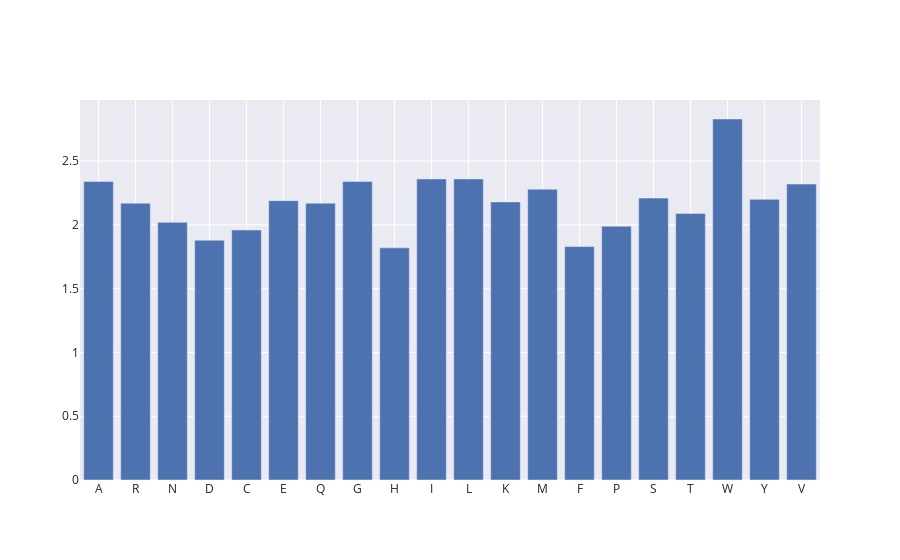

The notebook cell this image was saved under:
### Markdown cell above
Yes, not looking too nice ...

### Code cell
fig.update_layout(template="seaborn")
fig.show()

### Figure 1 — Plotly figure (JSON) as saved in the notebook; plotly's stock layout.template omitted (floating-point values rounded to 4 significant figures)
{"data": [{"type": "bar", "x": ["A", "R", "N", "D", "C", "E", "Q", "G", "H", "I", "L", "K", "M", "F", "P", "S", "T", "W", "Y", "V"], "y": [2.34, 2.17, 2.02, 1.88, 1.96, 2.19, 2.17, 2.34, 1.82, 2.36, 2.36, 2.18, 2.28, 1.83, 1.99, 2.21, 2.09, 2.83, 2.2, 2.32]}], "layout": {}}
